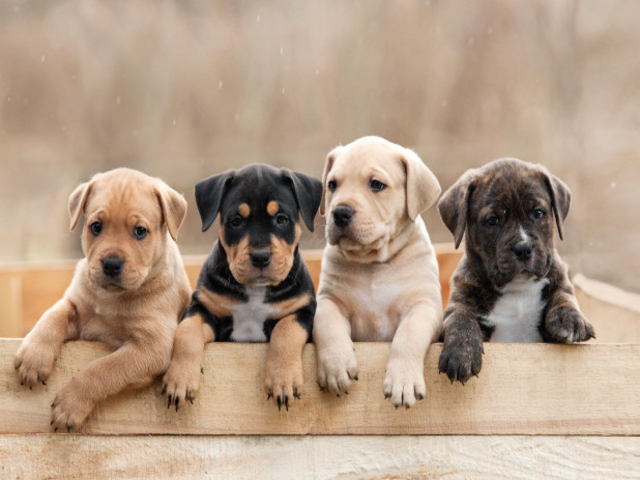
#> input picture codes/imx-ml-experience-cpp/media/test/dogs.jpg, 640 x 480 px, given in place of x-raw,width=640,height=480 ! appsink, which was not available
$ python image-recognizer-demo.py
#> lines starting #> are read from the running program, lines starting #| are printed output that depends on the picture; after the words box and inside, x2 and y2 are one past the last pixel; in counts of white or black regions, pixels touching at a corner belong together; pictures that were not available may be replaced by others from this repository, and a replacement may not be noted
#!/usr/bin/env python3
# -*- coding: utf-8 -*-
"""
Copyright (C) 2019 NXP Semiconductors
Diego Dorta     <diego.dorta@nxp.com>
Marco Franchi   <marco.franchi@nxp.com>
"""
import subprocess as s
import time, csv, cv2

ARMNN_RUN = "TfMobileNet-Armnn --data-dir=data --model-dir=models > log.txt"
PARSER_SCRIPT = "./parser.sh"
INPUT_PATH = "/run/media/mmcblk1p3/ArmnnTests/data/"
UGLY_HACK = "Dog.jpg"
RECTANGULE = 4
READY = 8

def open_mipi_cam(width, height):
    v4l2_str = ("v4l2src ! video/x-raw,width={},height={} !"
                " appsink").format(width, height)
    return cv2.VideoCapture(v4l2_str)

def labeler(data):
    with open("labels.csv") as csv_file:
        csv_reader = csv.reader(csv_file, delimiter=':')
        for row in csv_reader:
            if(data == row[0]): return row[1]
    return False

def execute_armnn_output_parser(process=None):
    p = s.Popen(PARSER_SCRIPT, stdout=s.PIPE)
    return str(p.communicate()[0], encoding="utf-8").rstrip("\n")

def execute_armnn_camera_input():
    s.call(ARMNN_RUN, shell=True)

def inference_process():
    try:
        execute_armnn_camera_input()
    except:
        exit()
    parsed = execute_armnn_output_parser()
    print(labeler(parsed))
    return 0

def get_image_contours(f=None):
    g = cv2.cvtColor(f, cv2.COLOR_BGR2GRAY)
    t, thres = cv2.threshold(g, 60, 255, cv2.THRESH_BINARY_INV)
    return cv2.findContours(thres, cv2.RETR_EXTERNAL, cv2.CHAIN_APPROX_NONE)[-2]

def get_largest_contours(c=None):
    contours = sorted(c, key = cv2.contourArea)
    l = contours[-1]
    return cv2.approxPolyDP(l, 0.02*cv2.arcLength(l, True), True)

def draw_contours(f, r):
    return cv2.drawContours(f, [r], -1, (0, 255, 255), 1, cv2.LINE_AA)

def create_mask_crop_rectangule_content(f, r):
    m = f.copy()
    cv2.drawContours(f, [r], -1, 0, -1)
    return m

def get_contours_perimeter_crop(r, m):
    x, y, width, height = cv2.boundingRect(r)
    x += 10
    y += 10
    return m[y:y + height - 30, x:x + width - 30]

def save_cam_mipi_input(r):
    cv2.imwrite(INPUT_PATH + UGLY_HACK, r)
    return 0

def ending(i):
    i.release()
    return cv2.destroyAllWindows()

def main(count=0):
#> called with count = 0
    input_cam = open_mipi_cam(640, 480)

    while True:
        ret, frame = input_cam.read()
#> frame is the input picture: shape (480, 640, 3); mean B, G, R 135.8, 156.4, 180
        contours = get_image_contours(frame)
#> in get_image_contours, `g = cv2.cvtColor(f, cv2.COLOR_BGR2GRAY)`:
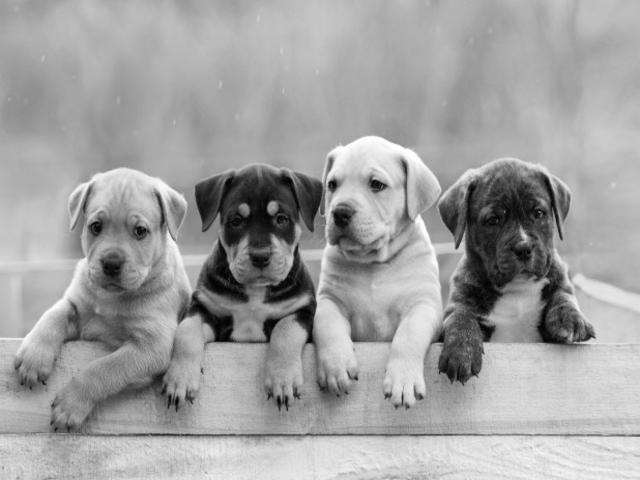
#> g: shape (480, 640); min 0, max 255, mean 161.1
#> in get_image_contours, `t, thres = cv2.threshold(g, 60, 255, cv2.THRESH_BINARY_INV)`:
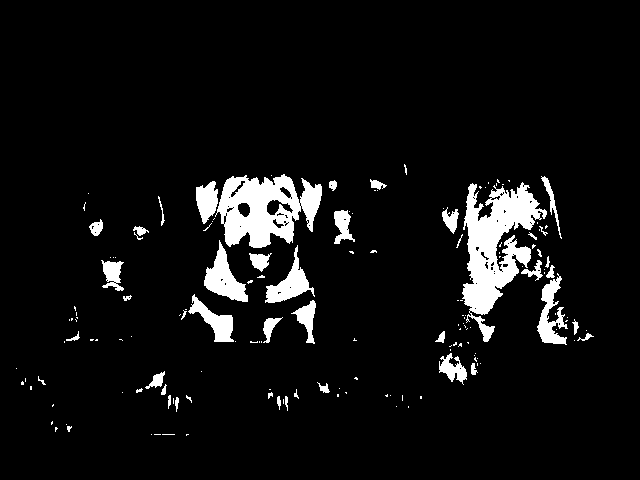
#> thres: shape (480, 640); 6.6% white; 157 white regions (111 under 20 px)
#> contours = 157 contours, 125 with area under 20; largest, box (x1, y1, x2, y2) and area: (462, 182, 547, 342) 5648, (215, 174, 322, 248) 5113, (204, 240, 248, 302) 1124, (265, 245, 315, 303) 914, (537, 273, 568, 345) 854
        result = get_largest_contours(contours)
#> in get_largest_contours, `l = contours[-1]`: l = contour of 903 points, box (x1, y1, x2, y2) (462, 182, 547, 342), area 5648
#> result = contour of 10 points, box (x1, y1, x2, y2) (468, 182, 547, 342), area 3971

        if (len(result) == RECTANGULE):
            draw_contours(frame, result)
            count += 1
        else: count = 0

        if (count == READY):
            mask = create_mask_crop_rectangule_content(frame, result)
            roi = get_contours_perimeter_crop(result, mask)
            count = save_cam_mipi_input(roi)
            inference_process()

        cv2.imshow("demo", frame)
        if (cv2.waitKey(1) & 0xFF == ord('q')): break
#> (key q is pressed here)

    ending(input_cam)

if __name__ == "__main__":
    main()

$ run again, on codes/imx-ml-experience-cpp/media/test/many.jpg
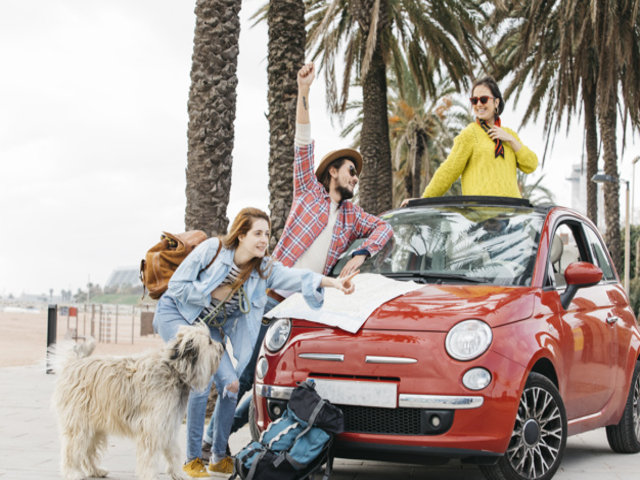
#> input picture codes/imx-ml-experience-cpp/media/test/many.jpg, 640 x 480 px, given in place of x-raw,width=640,height=480 ! appsink, which was not available
#> in main, frame is the input picture: shape (480, 640, 3); mean B, G, R 149.1, 156.3, 168.1
#> in get_image_contours, `g = cv2.cvtColor(f, cv2.COLOR_BGR2GRAY)`:
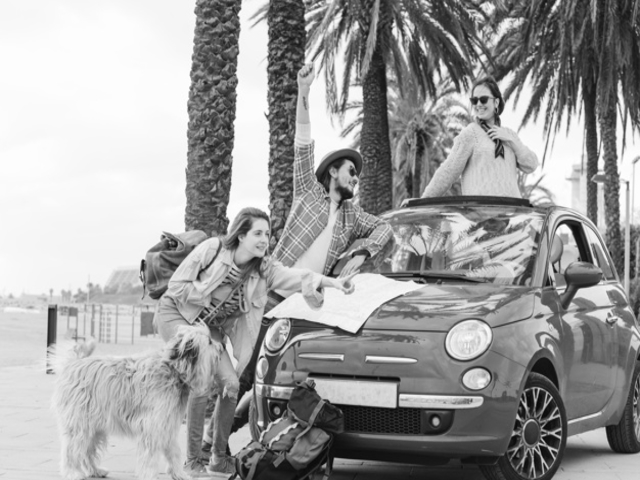
#> g: shape (480, 640); min 6, max 255, mean 159
#> in get_image_contours, `t, thres = cv2.threshold(g, 60, 255, cv2.THRESH_BINARY_INV)`:
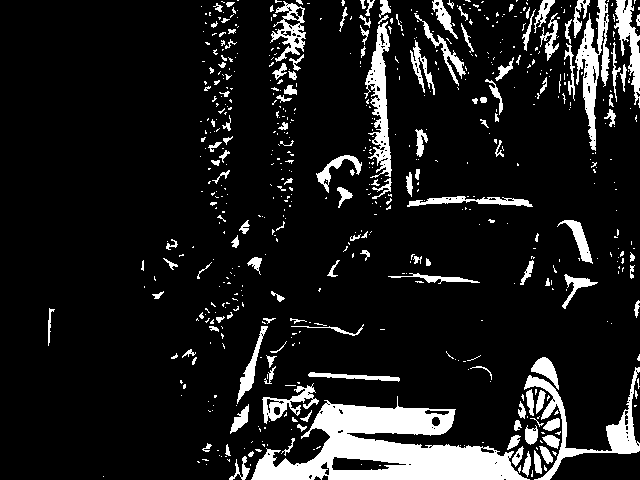
#> thres: shape (480, 640); 11.5% white; 624 white regions (481 under 20 px)
#> in main, `contours = get_image_contours(frame)`: contours = 621 contours, 520 with area under 20; largest, box (x1, y1, x2, y2) and area: (251, 396, 530, 480) 11582, (524, 367, 640, 480) 2007, (575, 0, 610, 151) 1800, (364, 21, 392, 178) 1708, (614, 0, 640, 108) 946
#> l = contour of 996 points, box (x1, y1, x2, y2) (251, 396, 530, 480), area 11582
#> result = contour of 9 points, box (x1, y1, x2, y2) (251, 396, 530, 480), area 12806

$ run again, on codes/imx-ml-experience-cpp/media/test/traffic.jpg
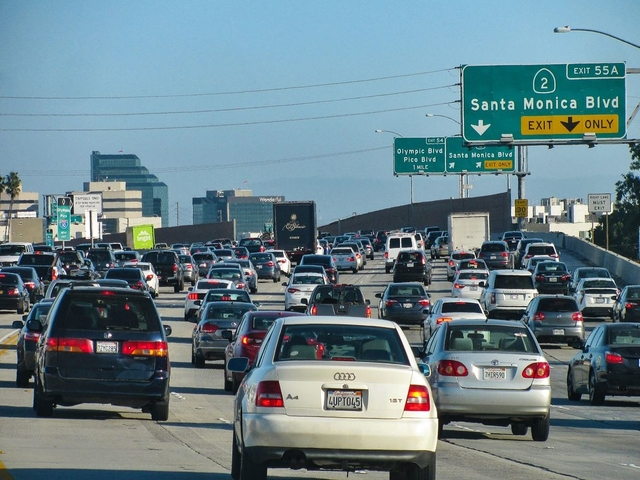
#> input picture codes/imx-ml-experience-cpp/media/test/traffic.jpg, 640 x 480 px, given in place of x-raw,width=640,height=480 ! appsink, which was not available
#> in main, frame is the input picture: shape (480, 640, 3); mean B, G, R 137.7, 129.9, 107
#> in get_image_contours, `g = cv2.cvtColor(f, cv2.COLOR_BGR2GRAY)`:
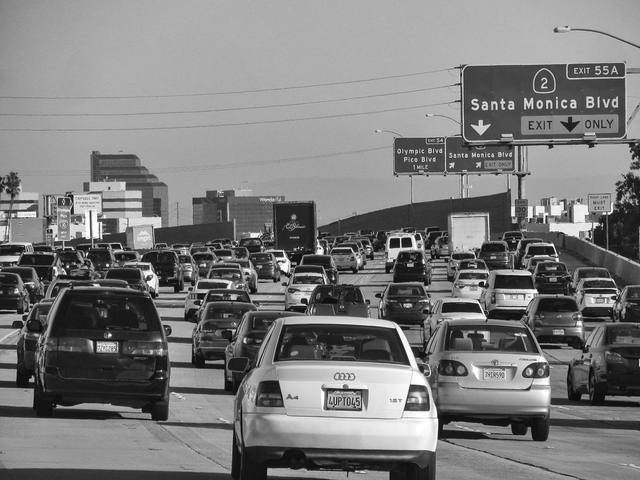
#> g: shape (480, 640); min 2, max 255, mean 124
#> in get_image_contours, `t, thres = cv2.threshold(g, 60, 255, cv2.THRESH_BINARY_INV)`:
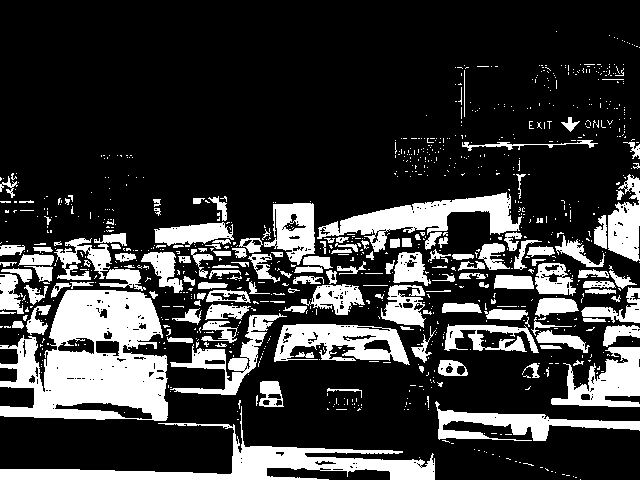
#> thres: shape (480, 640); 22.6% white; 926 white regions (774 under 20 px)
#> in main, `contours = get_image_contours(frame)`: contours = 916 contours, 800 with area under 20; largest, box (x1, y1, x2, y2) and area: (0, 290, 168, 421) 15414, (0, 406, 435, 480) 6098, (317, 192, 522, 252) 4034, (274, 324, 410, 365) 3418, (551, 347, 640, 407) 2662
#> l = contour of 989 points, box (x1, y1, x2, y2) (0, 290, 168, 421), area 15414
#> result = contour of 12 points, box (x1, y1, x2, y2) (0, 290, 168, 418), area 15599
